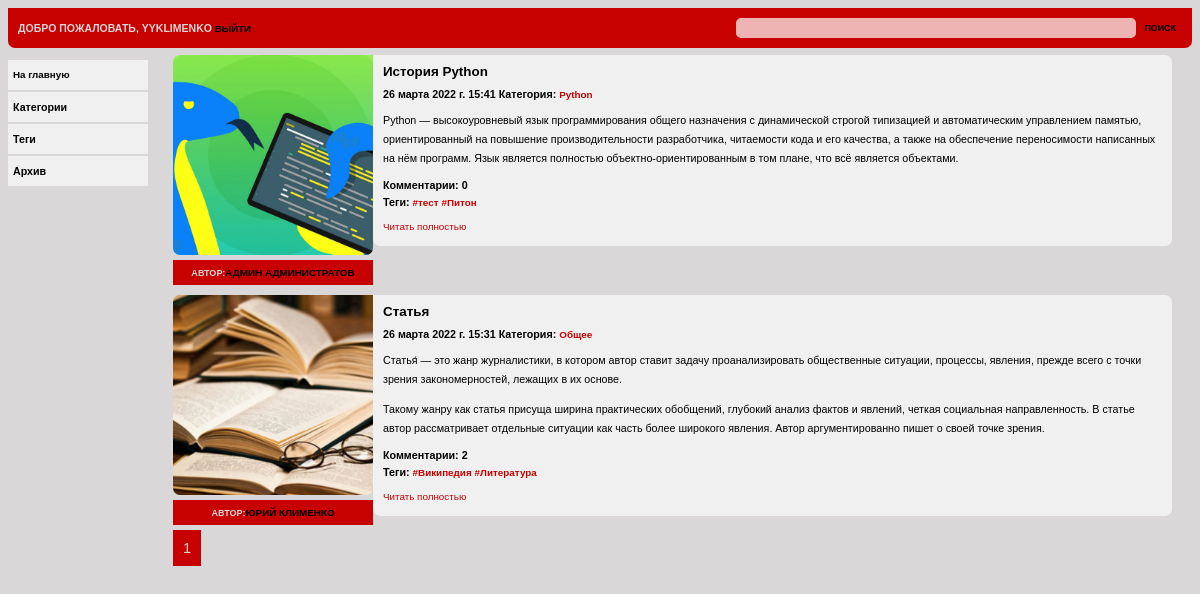
The app's page / (signed in) with its own data.
### user/models.py (models this page shows)
class User(AbstractUser):
    avatar = models.ImageField(upload_to='images/avatar/%Y/%m/%d/',
                               blank=True, verbose_name='Аватар',
                               default='images/avatar/default.bmp')
    email = models.EmailField('E-mail',
                              unique=True)

### blog/models.py (models this page shows, shortened)
class Post(models.Model):
    author = models.ForeignKey(User,
                               on_delete=models.SET_NULL,
                               blank=True,
                               null=True,
                               verbose_name='Автор')
    title = models.CharField('Заголовок', max_length=100, unique=True)
    slug = models.SlugField('Слаг', max_length=100, unique=True)
    image = models.ImageField('Изображение', upload_to='images/%Y/%m/%d/', null=True, blank=True)
    category = models.ForeignKey(Category, on_delete=models.CASCADE, verbose_name='Категория')
    tags = models.ManyToManyField('Tag', blank=True, related_name='posts', verbose_name='Теги')
    preview_text = models.TextField('Превью', max_length=500)
    text = models.TextField('Текст', max_length=5000)
    date_pub = models.DateTimeField('Дата публикации', auto_now_add=True)
    likes = models.ManyToManyField(User, blank=True, related_name='posts', verbose_name='Лайки')
    is_published = models.BooleanField("Опубликовано", blank=True, default=False)
    def get_absolute_url(self):
        return reverse('blog:post', kwargs={'category_slug': self.category.slug, 'post_slug': self.slug})
    class Meta:
        verbose_name = 'Пост'
        verbose_name_plural = 'Посты'
        ordering = ('-date_pub',)

class Category(models.Model):
    name = models.CharField('Наименование категории', max_length=50)
    slug = models.SlugField('Слаг', max_length=50)
    def __str__(self):
        return self.name
    class Meta:
        verbose_name = 'Категория'
        verbose_name_plural = 'Категории'

class Tag(models.Model):
    name = models.CharField('Тэг', max_length=50)
    slug = models.SlugField('Слаг', max_length=50)
    def __str__(self):
        return f'#{self.name}'
    class Meta:
        verbose_name = 'Тэг'
        verbose_name_plural = 'Тэги'

### blog/views.py (the view)
# urls.py: path('', MainPostListView.as_view(), name='index'),
class MainPostListView(ListView):
    model = Post
    context_object_name = 'posts'
    template_name = 'blog/index.html'
    paginate_by = 5
    title = 'Главная страница'
    queryset = services.get_filtered_posts(is_published=True)
    def get_context_data(self):
        context = super().get_context_data()
        context['title'] = self.title
        return context

### blog/templates/blog/index.html (shortened to what this page needs)
{% extends 'blog/base.html' %}
{% load static %}
{% block css %} <link href="{% static 'blog/css/styles-listview.css' %}" rel="stylesheet"> {% endblock %}
{% block content %}
    {% if posts %}
    {% for post in posts %}
        <div class="content">
            <div class="block-titul">
                <div class="block-titul-image">
                    <img src="{{ post.image.url }}"></img>
                </div>
                <div class="block-titul-author">
                    <h3><span class="author">Автор:</span>{{ post.author.first_name }} {{ post.author.last_name }}</h3>
                </div>
            </div>
            <div class="block-text">
            <h1>{{ post.title }}</h1>
            <h3>{{ post.date_pub }} Категория: <a href="{% url 'blog:category' post.category.slug %}"> {{post.category}} </a></h3>
            <p>{{ post.preview_text|linebreaks }}</p>
            <h3>Комментарии: {{ post.comments_count }}</h3>
            <h3>Теги: {% for tag in post.tags.all %} <a href="{% url 'blog:tag' tag.slug %}"> {{ tag }}</a> {% endfor %}</h3>
            <a href="{{ post.get_absolute_url }}"><p>Читать полностью</p></a>
            </div>
        </div>
    {% endfor %}
    <div class="paginator">
        {% for page in paginator.page_range %}
            {% if page_obj.number == page %}
            <div class="current-page">{{ page }} </div>
            {% elif page >= page_obj.number|add:-2 and page <= page_obj.number|add:2 %}
            <a href="?page={{ page }}"><div class="other-pages">{{ page }}</div></a>
            {% endif %}
        {% endfor %}
    </div>
    {% else %}
        <div class="content"><h1>Упс, ничего не найдено</h1></div>
    {% endif %}
{% endblock %}

### blog/templates/blog/base.html (shortened to what this page needs)
{% load static %}
<!DOCTYPE html>
<html>
<head>
    {% block css %} {% endblock css %}
</head>
<body>
    <div class="page">
        <div class="header">
            <div class="login_info">
            {% if request.user.is_authenticated %}
            Добро пожаловать, {{ user.username }}<a href="{% url 'logout' %}"> Выйти</a>
            {% else %}
            <a href="{% url 'login' %}"> Войти </a><a href="{% url 'register' %}"> Регистрация </a>
            {% endif %}
            </div>
            <div class="search-form">
                <form method="get" action="{% url 'blog:search' %}">
                <input type="text" name="text">
                <button type="submit">Поиск</button>
                </form>
            </div>
        </div>
        <div class="body_page">
            <div class="sidebar">
                <ul>
                    <a href="{% url 'blog:index' %}"><li>На главную</li></a>
                    <li>Категории</li>
                     <li>Теги</li>
                     <li>Архив</li>
                </ul>
            </div>
          <div class="cont">{% block content %} {% endblock %}</div>
        </div>
     </div>
</body>
</html>

### blog/static/blog/css/styles-listview.css (style rules this page uses)
* { box-sizing: border-box; font-family: Verdana, Helvetica, Arial, sans-serif; font-size: 92%; }
a { text-decoration: none }
body { background: #d9d7d7; }
input[type=text] { border-radius: 5px 5px 5px 5px; height: 20px; width: 400px; border: 0px; opacity: 70%; }
img { width: 10%; height: 10%; }
.page { background: #e0d3d3; display: flex; flex-direction: column; }
.header { padding-left: 10px; padding-right: 10px; line-height: 40px; height: 40px; display: flex; flex-direction: row; justify-content: space-between; background: #c70000; border-radius: 0px 0px 7px 7px; font-weight: 550; text-transform: uppercase; }
.login_info { color:#e0d3d3; }
.login_info a { color:black; }
.login_info a:link { color:black; text-decoration: none; }
.search-form button { border: 0; background: #c70000; font-weight: 550; text-transform: uppercase; }
.body_page { align-items: flex-start; background: #d9d7d7; padding-top:2px; display: flex; flex-direction: row; justify-content: flex-start; }
.sidebar { flex-grow:1; min-width:150px; max-width:150px; }
.sidebar ul { padding: 0px; }
.sidebar li { background: #f0f0f0; margin-bottom: 2px; padding-left: 5px; height: 30px; line-height: 30px; font-size: 110%; font-weight: 550; margin-right: 10px; }
.sidebar a { color: black; font-weight: 550; }
.cont { display: flex; flex-direction: column; flex-grow:7; margin-left: 15px; }
.content { align-items: flex-start; display: flex; flex-direction: row; justify-content: flex-start; border:0px solid black; padding-top: 5px; padding-right: 20px; margin-bottom: 5px; }
.block-titul img { display: flex; flex-direction: column; }
.block-titul-image img { object-fit: cover; height: 200px; width: 200px; border-radius: 7px 0px 7px 7px; }
.block-titul-author { height: 25px; line-height: 25px; text-align: center; background: #c70000; text-transform: uppercase; }
.author { color: #e0d3d3; }
.block-text { flex-grow:1; background: #f0f0f0; padding-left: 10px; padding-right: 10px; border-radius: 0px 7px 7px 7px; }
.content h1 { font-size: 150%; font-weight: bolder; }
.content h3 { font-size: 120%; margin-bottom: 0px; margin-top: 5px; }
.content p { font-size: 120%; line-height: 180%; }
.content a { color: #c70000; text-decoration: none; }
.paginator { display: flex; flex-direction: row; justify-content: flex-start; }
.current-page { font-size: 150%; background: #c70000; color: #e0d3d3; border: 0px solid black; padding: 10px; margin-right: 5px; }

### records on screen
User: username "YYKLIMENKO"
Post: image (picture), author.first_name "АДМИН", author.last_name "АДМИНИСТРАТОВ", title "История Python", date_pub "26 марта 2022 г. 15:41", category "Python", preview_text "Python — высокоуровневый язык программирования общего назначения с динамической строгой типизацией и автоматическим управлением памятью, ориентированный на повышение производительности разработчика, читаемости кода и его качества, а также на обеспечение переносимости написанных на нём программ. Язык является полностью объектно-ориентированным в том плане, что всё является объектами.", comments_count "0"
Tag: name "#тест"
Tag: name "#Питон"
Post: image (picture), author.first_name "ЮРИЙ", author.last_name "КЛИМЕНКО", title "Статья", date_pub "26 марта 2022 г. 15:31", category "Общее", preview_text "Статья́ — это жанр журналистики, в котором автор ставит задачу проанализировать общественные ситуации, процессы, явления, прежде всего с точки зрения закономерностей, лежащих в их основе. Такому жанру как статья присуща ширина практических обобщений, глубокий анализ фактов и явлений, четкая социальная направленность. В статье автор рассматривает отдельные ситуации как часть более широкого явления. Автор аргументированно пишет о своей точке зрения.", comments_count "2"
Tag: name "#Википедия"
Tag: name "#Литература"

### other values on screen
{{ page }} "1"
